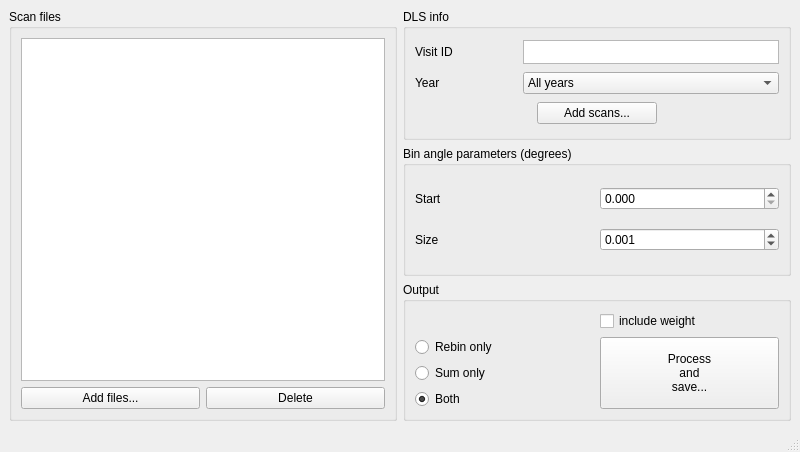
<?xml version="1.0" encoding="UTF-8"?>
<ui version="4.0">
 <class>mythen_gui</class>
 <widget class="QMainWindow" name="mythen_gui">
  <property name="geometry">
   <rect>
    <x>0</x>
    <y>0</y>
    <width>800</width>
    <height>452</height>
   </rect>
  </property>
  <property name="windowTitle">
   <string>Mac/Mythen Rebinner</string>
  </property>
  <widget class="QWidget" name="centralwidget">
   <layout class="QHBoxLayout" name="horizontalLayout">
    <item>
     <widget class="QGroupBox" name="scan_group">
      <property name="title">
       <string>Scan files</string>
      </property>
      <layout class="QGridLayout" name="gridLayout_4">
       <item row="1" column="1">
        <widget class="QPushButton" name="delete_selection">
         <property name="toolTip">
          <string>&lt;html&gt;&lt;head/&gt;&lt;body&gt;&lt;p&gt;Delete selected files from list&lt;/p&gt;&lt;/body&gt;&lt;/html&gt;</string>
         </property>
         <property name="text">
          <string>Delete</string>
         </property>
        </widget>
       </item>
       <item row="1" column="0">
        <widget class="QPushButton" name="add_scans">
         <property name="toolTip">
          <string>&lt;!DOCTYPE HTML PUBLIC &quot;-//W3C//DTD HTML 4.0//EN&quot; &quot;http://www.w3.org/TR/REC-html40/strict.dtd&quot;&gt;
&lt;html&gt;&lt;head&gt;&lt;meta name=&quot;qrichtext&quot; content=&quot;1&quot; /&gt;&lt;style type=&quot;text/css&quot;&gt;
p, li { white-space: pre-wrap; }
&lt;/style&gt;&lt;/head&gt;&lt;body style=&quot; font-family:'Cantarell'; font-size:11pt; font-weight:400; font-style:normal;&quot;&gt;
&lt;p style=&quot; margin-top:0px; margin-bottom:0px; margin-left:0px; margin-right:0px; -qt-block-indent:0; text-indent:0px;&quot;&gt;&lt;span style=&quot; font-family:'Sans Serif'; font-size:9pt;&quot;&gt;Add scan files to list from file selector&lt;/span&gt;&lt;/p&gt;&lt;/body&gt;&lt;/html&gt;</string>
         </property>
         <property name="text">
          <string>Add files...</string>
         </property>
        </widget>
       </item>
       <item row="0" column="0" colspan="2">
        <widget class="DropListView" name="scans_view">
         <property name="toolTip">
          <string>List of scan files</string>
         </property>
         <property name="dragDropMode">
          <enum>QAbstractItemView::DropOnly</enum>
         </property>
         <property name="defaultDropAction">
          <enum>Qt::CopyAction</enum>
         </property>
         <property name="selectionMode">
          <enum>QAbstractItemView::ExtendedSelection</enum>
         </property>
        </widget>
       </item>
      </layout>
     </widget>
    </item>
    <item>
     <layout class="QVBoxLayout" name="verticalLayout_2">
      <item>
       <widget class="QGroupBox" name="dls_group">
        <property name="toolTip">
         <string>&lt;html&gt;&lt;head/&gt;&lt;body&gt;&lt;p&gt;Diamond Light Source specific information&lt;/p&gt;&lt;/body&gt;&lt;/html&gt;</string>
        </property>
        <property name="title">
         <string>DLS info</string>
        </property>
        <layout class="QGridLayout" name="gridLayout">
         <item row="1" column="0">
          <widget class="QLabel" name="label_3">
           <property name="text">
            <string>Visit ID</string>
           </property>
          </widget>
         </item>
         <item row="1" column="1">
          <widget class="QTextEdit" name="visit_edit">
           <property name="sizePolicy">
            <sizepolicy hsizetype="Minimum" vsizetype="Maximum">
             <horstretch>0</horstretch>
             <verstretch>0</verstretch>
            </sizepolicy>
           </property>
           <property name="minimumSize">
            <size>
             <width>0</width>
             <height>0</height>
            </size>
           </property>
           <property name="maximumSize">
            <size>
             <width>16777215</width>
             <height>24</height>
            </size>
           </property>
           <property name="sizeIncrement">
            <size>
             <width>0</width>
             <height>0</height>
            </size>
           </property>
           <property name="toolTip">
            <string>&lt;html&gt;&lt;head/&gt;&lt;body&gt;&lt;p&gt;A visit ID is a combination of two letters (village), four numbers (proposal) followed by a dash and a visit number in a year (eg. &amp;quot;cm1234-2&amp;quot;). Leave empty for all visits&lt;/p&gt;&lt;/body&gt;&lt;/html&gt;</string>
           </property>
           <property name="acceptRichText">
            <bool>false</bool>
           </property>
          </widget>
         </item>
         <item row="2" column="1">
          <widget class="QComboBox" name="year_combo">
           <property name="toolTip">
            <string>&lt;html&gt;&lt;head/&gt;&lt;body&gt;&lt;p&gt;Year of visit&lt;/p&gt;&lt;/body&gt;&lt;/html&gt;</string>
           </property>
           <item>
            <property name="text">
             <string>All years</string>
            </property>
           </item>
          </widget>
         </item>
         <item row="4" column="0" colspan="2" alignment="Qt::AlignHCenter">
          <widget class="QPushButton" name="add_scan_numbers">
           <property name="minimumSize">
            <size>
             <width>120</width>
             <height>0</height>
            </size>
           </property>
           <property name="toolTip">
            <string>&lt;html&gt;&lt;head/&gt;&lt;body&gt;&lt;p&gt;Add to list of scan files using given scan numbers and visit information&lt;/p&gt;&lt;/body&gt;&lt;/html&gt;</string>
           </property>
           <property name="text">
            <string>Add scans...</string>
           </property>
          </widget>
         </item>
         <item row="2" column="0">
          <widget class="QLabel" name="label_4">
           <property name="text">
            <string>Year</string>
           </property>
          </widget>
         </item>
        </layout>
       </widget>
      </item>
      <item>
       <widget class="QGroupBox" name="parameter_group">
        <property name="toolTip">
         <string>&lt;html&gt;&lt;head/&gt;&lt;body&gt;&lt;p&gt;Count data is rebinned into larger angle bins specified by the leading edge value (start) and the width (size) in units of degrees&lt;/p&gt;&lt;/body&gt;&lt;/html&gt;</string>
        </property>
        <property name="title">
         <string>Bin angle parameters (degrees)</string>
        </property>
        <layout class="QGridLayout" name="gridLayout_2">
         <item row="3" column="0">
          <widget class="QLabel" name="label_2">
           <property name="text">
            <string>Size</string>
           </property>
          </widget>
         </item>
         <item row="1" column="0">
          <widget class="QLabel" name="label">
           <property name="text">
            <string>Start</string>
           </property>
          </widget>
         </item>
         <item row="1" column="1">
          <widget class="QDoubleSpinBox" name="angle_spinbox">
           <property name="decimals">
            <number>3</number>
           </property>
           <property name="maximum">
            <double>180.000000000000000</double>
           </property>
          </widget>
         </item>
         <item row="3" column="1">
          <widget class="QDoubleSpinBox" name="delta_spinbox">
           <property name="decimals">
            <number>3</number>
           </property>
           <property name="maximum">
            <double>1.000000000000000</double>
           </property>
           <property name="singleStep">
            <double>0.001000000000000</double>
           </property>
           <property name="value">
            <double>0.001000000000000</double>
           </property>
          </widget>
         </item>
        </layout>
       </widget>
      </item>
      <item>
       <widget class="QGroupBox" name="output_group">
        <property name="title">
         <string>Output</string>
        </property>
        <layout class="QGridLayout" name="gridLayout_3">
         <item row="0" column="1">
          <widget class="QCheckBox" name="weight_cb">
           <property name="toolTip">
            <string>Include weight (number of bins used) as 4th column of output</string>
           </property>
           <property name="text">
            <string>include weight</string>
           </property>
          </widget>
         </item>
         <item row="1" column="1" rowspan="3">
          <widget class="QPushButton" name="process">
           <property name="sizePolicy">
            <sizepolicy hsizetype="Minimum" vsizetype="Preferred">
             <horstretch>0</horstretch>
             <verstretch>0</verstretch>
            </sizepolicy>
           </property>
           <property name="toolTip">
            <string>&lt;html&gt;&lt;head/&gt;&lt;body&gt;&lt;p&gt;Rebin the count data from the given scan files according to the bin parameters set and save as indicted using chosen directory and summarise in chosen filename&lt;/p&gt;&lt;/body&gt;&lt;/html&gt;</string>
           </property>
           <property name="text">
            <string>Process
and
save...</string>
           </property>
          </widget>
         </item>
         <item row="1" column="0">
          <widget class="QRadioButton" name="rebin_rb">
           <property name="text">
            <string>Rebin only</string>
           </property>
          </widget>
         </item>
         <item row="2" column="0">
          <widget class="QRadioButton" name="sum_rb">
           <property name="text">
            <string>Sum only</string>
           </property>
          </widget>
         </item>
         <item row="3" column="0">
          <widget class="QRadioButton" name="both_rb">
           <property name="text">
            <string>Both</string>
           </property>
           <property name="checked">
            <bool>true</bool>
           </property>
          </widget>
         </item>
        </layout>
       </widget>
      </item>
     </layout>
    </item>
   </layout>
  </widget>
  <widget class="QStatusBar" name="statusbar"/>
 </widget>
 <customwidgets>
  <customwidget>
   <class>DropListView</class>
   <extends>QListView</extends>
   <header>customui.h</header>
  </customwidget>
 </customwidgets>
 <resources/>
 <connections/>
</ui>
